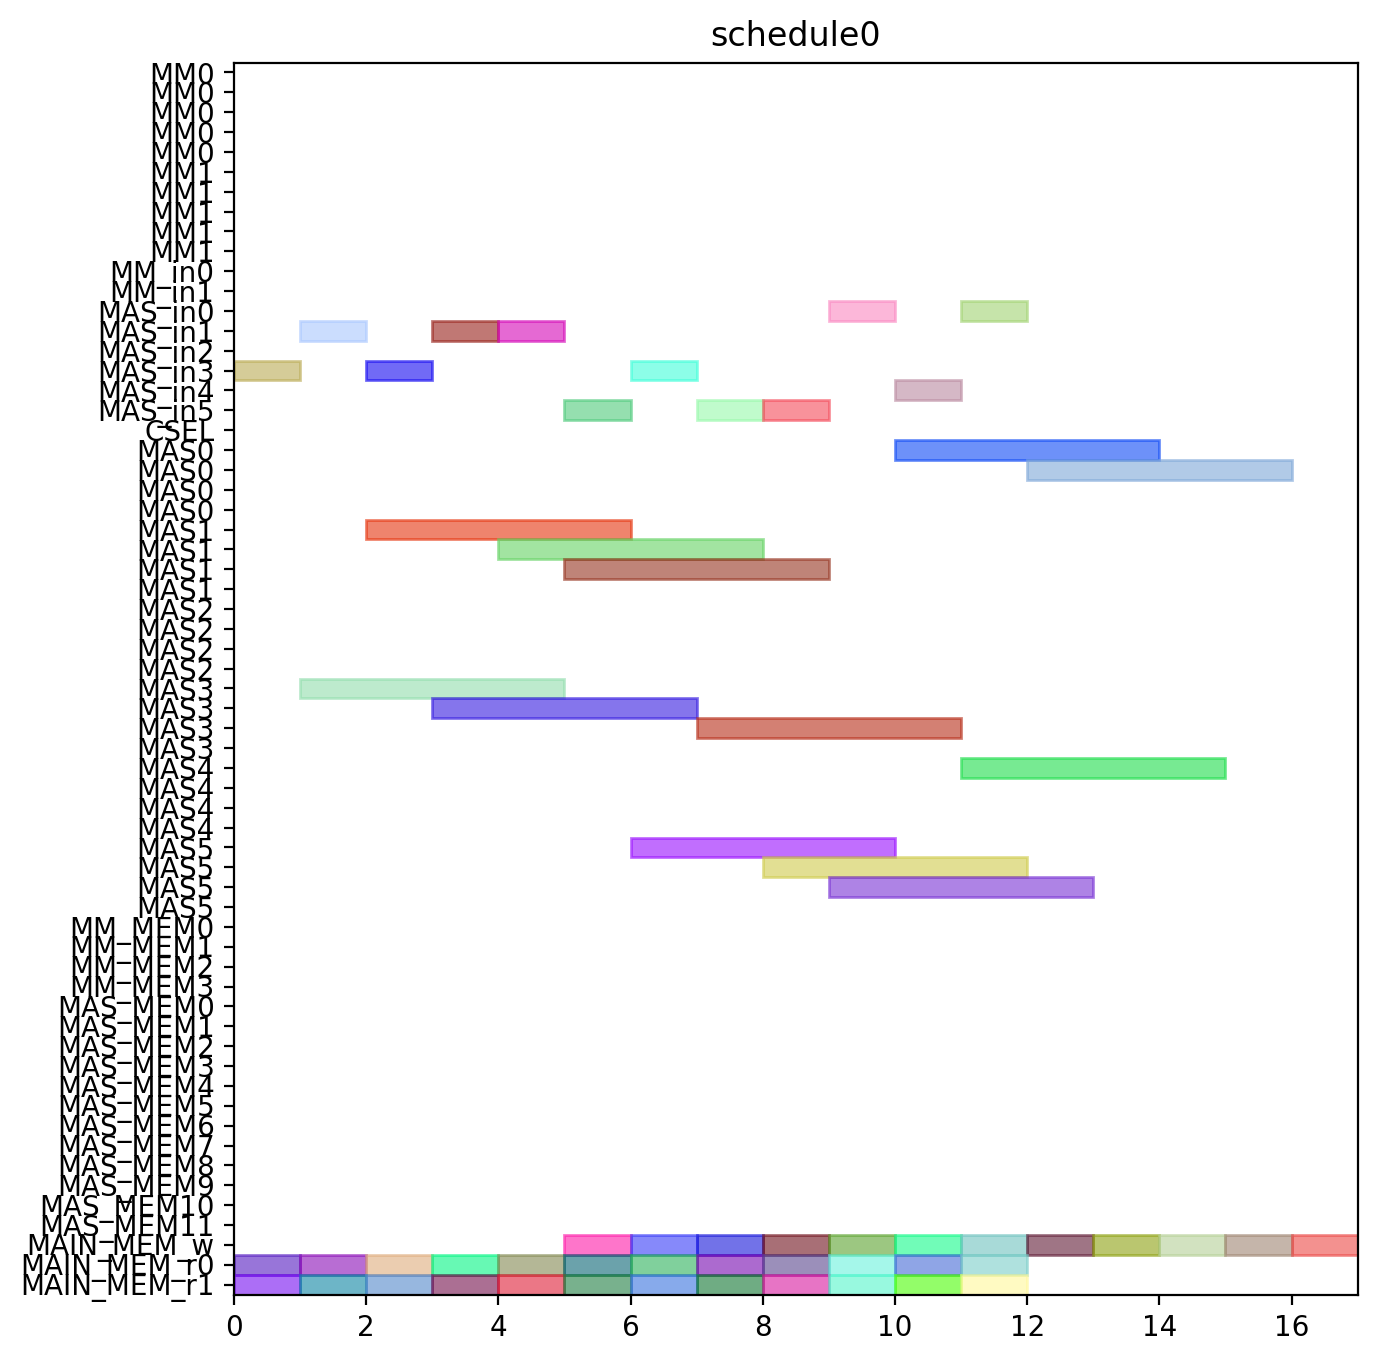

Source code (Python):
from pyschedule import Scenario, solvers, plotters, alt


def solve():
	horizon = 120
	S = Scenario("schedule0", horizon=horizon)

	# resource
	MM = S.Resources('MM', num=2, size=5)
	MM_in = S.Resources('MM_in', num=2)
	MAS_in = S.Resources('MAS_in', num=6)
	CSEL = S.Resource('CSEL')
	MAS = S.Resources('MAS', num=6, size=4, periods=range(1, horizon))
	MM_MEM = S.Resources('MM_MEM', num=4)
	MAS_MEM = S.Resources('MAS_MEM', num=12)
	MAIN_MEM_w = S.Resource('MAIN_MEM_w', size=1)
	MAIN_MEM_r = S.Resources('MAIN_MEM_r', num=2)

	# result of previous scheduling

	# new tasks
	c000 = S.Task('c000', length=4, delay_cost=1)
	c000 += alt(MAS)
	c000_in = S.Task('c000_in', length=1, delay_cost=1)
	c000_in += alt(MAS_in)
	S += c000_in*MAS_in[0]<=c000*MAS[0]

	S += c000_in*MAS_in[1]<=c000*MAS[1]

	S += c000_in*MAS_in[2]<=c000*MAS[2]

	S += c000_in*MAS_in[3]<=c000*MAS[3]

	S += c000_in*MAS_in[4]<=c000*MAS[4]

	S += c000_in*MAS_in[5]<=c000*MAS[5]

	S += 0<c000

	c000_w = S.Task('c000_w', length=1, delay_cost=1)
	c000_w += alt(MAIN_MEM_w)
	S += c000 <= c000_w

	c000_mem0 = S.Task('c000_mem0', length=1, delay_cost=1)
	c000_mem0 += MAIN_MEM_r[0]
	S += c000_mem0 <= c000

	c000_mem1 = S.Task('c000_mem1', length=1, delay_cost=1)
	c000_mem1 += MAIN_MEM_r[1]
	S += c000_mem1 <= c000

	c001 = S.Task('c001', length=4, delay_cost=1)
	c001 += alt(MAS)
	c001_in = S.Task('c001_in', length=1, delay_cost=1)
	c001_in += alt(MAS_in)
	S += c001_in*MAS_in[0]<=c001*MAS[0]

	S += c001_in*MAS_in[1]<=c001*MAS[1]

	S += c001_in*MAS_in[2]<=c001*MAS[2]

	S += c001_in*MAS_in[3]<=c001*MAS[3]

	S += c001_in*MAS_in[4]<=c001*MAS[4]

	S += c001_in*MAS_in[5]<=c001*MAS[5]

	S += 0<c001

	c001_w = S.Task('c001_w', length=1, delay_cost=1)
	c001_w += alt(MAIN_MEM_w)
	S += c001 <= c001_w

	c001_mem0 = S.Task('c001_mem0', length=1, delay_cost=1)
	c001_mem0 += MAIN_MEM_r[0]
	S += c001_mem0 <= c001

	c001_mem1 = S.Task('c001_mem1', length=1, delay_cost=1)
	c001_mem1 += MAIN_MEM_r[1]
	S += c001_mem1 <= c001

	c010 = S.Task('c010', length=4, delay_cost=1)
	c010 += alt(MAS)
	c010_in = S.Task('c010_in', length=1, delay_cost=1)
	c010_in += alt(MAS_in)
	S += c010_in*MAS_in[0]<=c010*MAS[0]

	S += c010_in*MAS_in[1]<=c010*MAS[1]

	S += c010_in*MAS_in[2]<=c010*MAS[2]

	S += c010_in*MAS_in[3]<=c010*MAS[3]

	S += c010_in*MAS_in[4]<=c010*MAS[4]

	S += c010_in*MAS_in[5]<=c010*MAS[5]

	S += 0<c010

	c010_w = S.Task('c010_w', length=1, delay_cost=1)
	c010_w += alt(MAIN_MEM_w)
	S += c010 <= c010_w

	c010_mem0 = S.Task('c010_mem0', length=1, delay_cost=1)
	c010_mem0 += MAIN_MEM_r[0]
	S += c010_mem0 <= c010

	c010_mem1 = S.Task('c010_mem1', length=1, delay_cost=1)
	c010_mem1 += MAIN_MEM_r[1]
	S += c010_mem1 <= c010

	c011 = S.Task('c011', length=4, delay_cost=1)
	c011 += alt(MAS)
	c011_in = S.Task('c011_in', length=1, delay_cost=1)
	c011_in += alt(MAS_in)
	S += c011_in*MAS_in[0]<=c011*MAS[0]

	S += c011_in*MAS_in[1]<=c011*MAS[1]

	S += c011_in*MAS_in[2]<=c011*MAS[2]

	S += c011_in*MAS_in[3]<=c011*MAS[3]

	S += c011_in*MAS_in[4]<=c011*MAS[4]

	S += c011_in*MAS_in[5]<=c011*MAS[5]

	S += 0<c011

	c011_w = S.Task('c011_w', length=1, delay_cost=1)
	c011_w += alt(MAIN_MEM_w)
	S += c011 <= c011_w

	c011_mem0 = S.Task('c011_mem0', length=1, delay_cost=1)
	c011_mem0 += MAIN_MEM_r[0]
	S += c011_mem0 <= c011

	c011_mem1 = S.Task('c011_mem1', length=1, delay_cost=1)
	c011_mem1 += MAIN_MEM_r[1]
	S += c011_mem1 <= c011

	c100 = S.Task('c100', length=4, delay_cost=1)
	c100 += alt(MAS)
	c100_in = S.Task('c100_in', length=1, delay_cost=1)
	c100_in += alt(MAS_in)
	S += c100_in*MAS_in[0]<=c100*MAS[0]

	S += c100_in*MAS_in[1]<=c100*MAS[1]

	S += c100_in*MAS_in[2]<=c100*MAS[2]

	S += c100_in*MAS_in[3]<=c100*MAS[3]

	S += c100_in*MAS_in[4]<=c100*MAS[4]

	S += c100_in*MAS_in[5]<=c100*MAS[5]

	S += 0<c100

	c100_w = S.Task('c100_w', length=1, delay_cost=1)
	c100_w += alt(MAIN_MEM_w)
	S += c100 <= c100_w

	c100_mem0 = S.Task('c100_mem0', length=1, delay_cost=1)
	c100_mem0 += MAIN_MEM_r[0]
	S += c100_mem0 <= c100

	c100_mem1 = S.Task('c100_mem1', length=1, delay_cost=1)
	c100_mem1 += MAIN_MEM_r[1]
	S += c100_mem1 <= c100

	c101 = S.Task('c101', length=4, delay_cost=1)
	c101 += alt(MAS)
	c101_in = S.Task('c101_in', length=1, delay_cost=1)
	c101_in += alt(MAS_in)
	S += c101_in*MAS_in[0]<=c101*MAS[0]

	S += c101_in*MAS_in[1]<=c101*MAS[1]

	S += c101_in*MAS_in[2]<=c101*MAS[2]

	S += c101_in*MAS_in[3]<=c101*MAS[3]

	S += c101_in*MAS_in[4]<=c101*MAS[4]

	S += c101_in*MAS_in[5]<=c101*MAS[5]

	S += 0<c101

	c101_w = S.Task('c101_w', length=1, delay_cost=1)
	c101_w += alt(MAIN_MEM_w)
	S += c101 <= c101_w

	c101_mem0 = S.Task('c101_mem0', length=1, delay_cost=1)
	c101_mem0 += MAIN_MEM_r[0]
	S += c101_mem0 <= c101

	c101_mem1 = S.Task('c101_mem1', length=1, delay_cost=1)
	c101_mem1 += MAIN_MEM_r[1]
	S += c101_mem1 <= c101

	c110 = S.Task('c110', length=4, delay_cost=1)
	c110 += alt(MAS)
	c110_in = S.Task('c110_in', length=1, delay_cost=1)
	c110_in += alt(MAS_in)
	S += c110_in*MAS_in[0]<=c110*MAS[0]

	S += c110_in*MAS_in[1]<=c110*MAS[1]

	S += c110_in*MAS_in[2]<=c110*MAS[2]

	S += c110_in*MAS_in[3]<=c110*MAS[3]

	S += c110_in*MAS_in[4]<=c110*MAS[4]

	S += c110_in*MAS_in[5]<=c110*MAS[5]

	S += 0<c110

	c110_w = S.Task('c110_w', length=1, delay_cost=1)
	c110_w += alt(MAIN_MEM_w)
	S += c110 <= c110_w

	c110_mem0 = S.Task('c110_mem0', length=1, delay_cost=1)
	c110_mem0 += MAIN_MEM_r[0]
	S += c110_mem0 <= c110

	c110_mem1 = S.Task('c110_mem1', length=1, delay_cost=1)
	c110_mem1 += MAIN_MEM_r[1]
	S += c110_mem1 <= c110

	c111 = S.Task('c111', length=4, delay_cost=1)
	c111 += alt(MAS)
	c111_in = S.Task('c111_in', length=1, delay_cost=1)
	c111_in += alt(MAS_in)
	S += c111_in*MAS_in[0]<=c111*MAS[0]

	S += c111_in*MAS_in[1]<=c111*MAS[1]

	S += c111_in*MAS_in[2]<=c111*MAS[2]

	S += c111_in*MAS_in[3]<=c111*MAS[3]

	S += c111_in*MAS_in[4]<=c111*MAS[4]

	S += c111_in*MAS_in[5]<=c111*MAS[5]

	S += 0<c111

	c111_w = S.Task('c111_w', length=1, delay_cost=1)
	c111_w += alt(MAIN_MEM_w)
	S += c111 <= c111_w

	c111_mem0 = S.Task('c111_mem0', length=1, delay_cost=1)
	c111_mem0 += MAIN_MEM_r[0]
	S += c111_mem0 <= c111

	c111_mem1 = S.Task('c111_mem1', length=1, delay_cost=1)
	c111_mem1 += MAIN_MEM_r[1]
	S += c111_mem1 <= c111

	c200 = S.Task('c200', length=4, delay_cost=1)
	c200 += alt(MAS)
	c200_in = S.Task('c200_in', length=1, delay_cost=1)
	c200_in += alt(MAS_in)
	S += c200_in*MAS_in[0]<=c200*MAS[0]

	S += c200_in*MAS_in[1]<=c200*MAS[1]

	S += c200_in*MAS_in[2]<=c200*MAS[2]

	S += c200_in*MAS_in[3]<=c200*MAS[3]

	S += c200_in*MAS_in[4]<=c200*MAS[4]

	S += c200_in*MAS_in[5]<=c200*MAS[5]

	S += 0<c200

	c200_w = S.Task('c200_w', length=1, delay_cost=1)
	c200_w += alt(MAIN_MEM_w)
	S += c200 <= c200_w

	c200_mem0 = S.Task('c200_mem0', length=1, delay_cost=1)
	c200_mem0 += MAIN_MEM_r[0]
	S += c200_mem0 <= c200

	c200_mem1 = S.Task('c200_mem1', length=1, delay_cost=1)
	c200_mem1 += MAIN_MEM_r[1]
	S += c200_mem1 <= c200

	c201 = S.Task('c201', length=4, delay_cost=1)
	c201 += alt(MAS)
	c201_in = S.Task('c201_in', length=1, delay_cost=1)
	c201_in += alt(MAS_in)
	S += c201_in*MAS_in[0]<=c201*MAS[0]

	S += c201_in*MAS_in[1]<=c201*MAS[1]

	S += c201_in*MAS_in[2]<=c201*MAS[2]

	S += c201_in*MAS_in[3]<=c201*MAS[3]

	S += c201_in*MAS_in[4]<=c201*MAS[4]

	S += c201_in*MAS_in[5]<=c201*MAS[5]

	S += 0<c201

	c201_w = S.Task('c201_w', length=1, delay_cost=1)
	c201_w += alt(MAIN_MEM_w)
	S += c201 <= c201_w

	c201_mem0 = S.Task('c201_mem0', length=1, delay_cost=1)
	c201_mem0 += MAIN_MEM_r[0]
	S += c201_mem0 <= c201

	c201_mem1 = S.Task('c201_mem1', length=1, delay_cost=1)
	c201_mem1 += MAIN_MEM_r[1]
	S += c201_mem1 <= c201

	c210 = S.Task('c210', length=4, delay_cost=1)
	c210 += alt(MAS)
	c210_in = S.Task('c210_in', length=1, delay_cost=1)
	c210_in += alt(MAS_in)
	S += c210_in*MAS_in[0]<=c210*MAS[0]

	S += c210_in*MAS_in[1]<=c210*MAS[1]

	S += c210_in*MAS_in[2]<=c210*MAS[2]

	S += c210_in*MAS_in[3]<=c210*MAS[3]

	S += c210_in*MAS_in[4]<=c210*MAS[4]

	S += c210_in*MAS_in[5]<=c210*MAS[5]

	S += 0<c210

	c210_w = S.Task('c210_w', length=1, delay_cost=1)
	c210_w += alt(MAIN_MEM_w)
	S += c210 <= c210_w

	c210_mem0 = S.Task('c210_mem0', length=1, delay_cost=1)
	c210_mem0 += MAIN_MEM_r[0]
	S += c210_mem0 <= c210

	c210_mem1 = S.Task('c210_mem1', length=1, delay_cost=1)
	c210_mem1 += MAIN_MEM_r[1]
	S += c210_mem1 <= c210

	c211 = S.Task('c211', length=4, delay_cost=1)
	c211 += alt(MAS)
	c211_in = S.Task('c211_in', length=1, delay_cost=1)
	c211_in += alt(MAS_in)
	S += c211_in*MAS_in[0]<=c211*MAS[0]

	S += c211_in*MAS_in[1]<=c211*MAS[1]

	S += c211_in*MAS_in[2]<=c211*MAS[2]

	S += c211_in*MAS_in[3]<=c211*MAS[3]

	S += c211_in*MAS_in[4]<=c211*MAS[4]

	S += c211_in*MAS_in[5]<=c211*MAS[5]

	S += 0<c211

	c211_w = S.Task('c211_w', length=1, delay_cost=1)
	c211_w += alt(MAIN_MEM_w)
	S += c211 <= c211_w

	c211_mem0 = S.Task('c211_mem0', length=1, delay_cost=1)
	c211_mem0 += MAIN_MEM_r[0]
	S += c211_mem0 <= c211

	c211_mem1 = S.Task('c211_mem1', length=1, delay_cost=1)
	c211_mem1 += MAIN_MEM_r[1]
	S += c211_mem1 <= c211

	solvers.mip.solve(S,msg=1,kind='CPLEX',ratio_gap=1.01)

	solution = [['hoge']*len(S.solution()[1]) for i in range(len(S.solution()))]
	for i in range(len(S.solution())):
		for j in range(len(S.solution()[i])):
			solution[i][j]=str(S.solution()[i][j])
	print(solution)

	cycles = int(solution[-1][3])

	pic_file_name = "/mnt/rose/usr1/fukuda/ABE/multiRAM_multiMAS_16mux/scheduling_result/stage5MM2_stage4MAS6/CONJ/schedule0.png"
	if(S.solution() != []):
		plotters.matplotlib.plot(S,img_filename=pic_file_name, show_task_labels=False, fig_size=(cycles*0.25+3, 8))

	return solution
